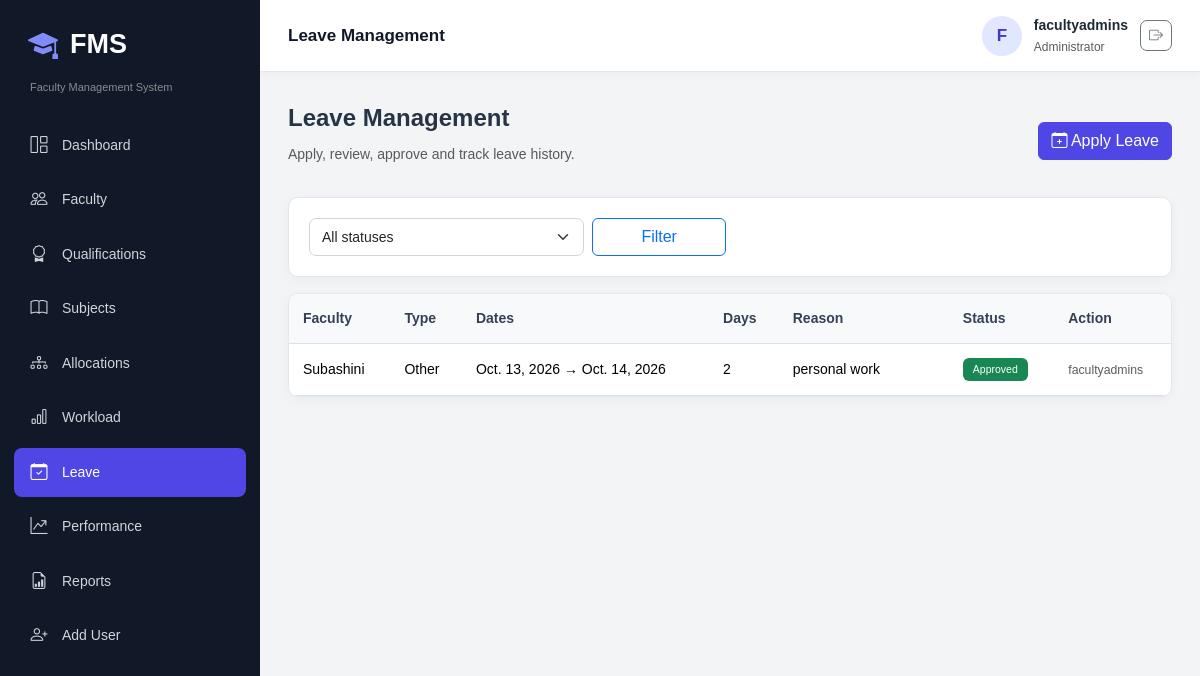
The app's page /leave/ (signed in) with its own data.
### fms_app/models.py (models this page shows, shortened)
class LeaveRequest(models.Model):
    LEAVE_TYPES = [('Casual', 'Casual'), ('Sick', 'Sick'), ('Emergency', 'Emergency'), ('Permission', 'Permission'), ('Other', 'Other')]
    STATUS_CHOICES = [('Pending', 'Pending'), ('Approved', 'Approved'), ('Rejected', 'Rejected')]
    faculty = models.ForeignKey(Faculty, on_delete=models.CASCADE, related_name='leaves')
    leave_type = models.CharField(max_length=20, choices=LEAVE_TYPES)
    from_date = models.DateField()
    to_date = models.DateField()
    number_of_days = models.PositiveIntegerField(default=1)
    reason = models.TextField()
    applied_date = models.DateTimeField(auto_now_add=True)
    status = models.CharField(max_length=20, choices=STATUS_CHOICES, default='Pending')
    approved_by = models.ForeignKey(User, on_delete=models.SET_NULL, null=True, blank=True, related_name='approved_leaves')
    approval_date = models.DateTimeField(null=True, blank=True)
    remarks = models.TextField(blank=True)

class Faculty(models.Model):
    EMPLOYMENT_CHOICES = [('Permanent', 'Permanent'), ('Contract', 'Contract'), ('Visiting', 'Visiting')]
    STATUS_CHOICES = [('Active', 'Active'), ('Inactive', 'Inactive')]
    GENDER_CHOICES = [('Male', 'Male'), ('Female', 'Female'), ('Other', 'Other')]
    faculty_id = models.CharField(max_length=30, unique=True)
    name = models.CharField(max_length=120)
    profile_photo = models.ImageField(upload_to='faculty/', blank=True, null=True)
    gender = models.CharField(max_length=20, choices=GENDER_CHOICES)
    dob = models.DateField(blank=True, null=True)
    email = models.EmailField(unique=True)
    phone = models.CharField(max_length=15)
    address = models.TextField(blank=True)
    department = models.ForeignKey(Department, on_delete=models.PROTECT)
    designation = models.CharField(max_length=80)
    joining_date = models.DateField()
    employment_type = models.CharField(max_length=20, choices=EMPLOYMENT_CHOICES)
    experience = models.DecimalField(max_digits=4, decimal_places=1, default=0)
    status = models.CharField(max_length=20, choices=STATUS_CHOICES, default='Active')
    user = models.OneToOneField(User, on_delete=models.SET_NULL, null=True, blank=True)
    created_at = models.DateTimeField(auto_now_add=True)
    updated_at = models.DateTimeField(auto_now=True)

### fms_app/views.py (the view)
@login_required
@role_required('ADMIN', 'HOD', 'FACULTY')
def leave_list(request):
    qs = LeaveRequest.objects.select_related('faculty', 'approved_by').order_by('-applied_date')
    if get_role(request.user) == 'HOD': qs = qs.filter(faculty__department=getattr(request.user.userprofile, 'department', None))
    if get_role(request.user) == 'FACULTY': qs = qs.filter(faculty__user=request.user)
    status = request.GET.get('status', '')
    if status: qs = qs.filter(status=status)
    return render(request, 'leave/list.html', {'leaves': qs, 'status': status, 'role': get_role(request.user)})

### fms_app/templates/leave/list.html (shortened to what this page needs)
{% extends 'base.html' %}
{% load static %}
{% block page_heading %}
Leave Management
{% endblock %}
{% block extra_css %}
    <link rel="stylesheet" href="{% static 'css/leave/leave.css' %}">
{% endblock %}
{% block content %}
<div class="leave-header d-flex justify-content-between flex-wrap gap-2 mb-3">
    <div>
        <div class="leave-title">
            Leave Management
        </div>
        <p class="text-muted">
            Apply, review, approve and track leave history.
        </p>
    </div>
    <a
        href="{% url 'leave_add' %}"
        class="apply-leave-btn btn btn-primary"
    >
        <i class="bi bi-calendar-plus"></i>
        Apply Leave
    </a>
</div>
<form
    class="leave-filter card card-body mb-3"
    method="get"
>
    <div class="filter-row row g-2">
        <div class="status-filter col-md-4">
            <select
                name="status"
                class="status-select form-select"
            >
                <option value="">
                    All statuses
                </option>
            </select>
        </div>
        <div class="filter-button col-md-2">
            <button
                type="submit"
                class="filter-btn btn btn-outline-primary"
            >
                Filter
            </button>
        </div>
    </div>
</form>
<div class="leave-list card">
    <div class="table-responsive">
        <table class="leave-table table align-middle mb-0">
            <thead>
                <tr>
                    <th>Faculty</th>
                    <th>Type</th>
                    <th>Dates</th>
                    <th>Days</th>
                    <th>Reason</th>
                    <th>Status</th>
                    <th>Action</th>
                </tr>
            </thead>
            <tbody>
                {% for l in leaves %}
                <tr class="leave-row">
                    <td>
                        {{ l.faculty.name }}
                    </td>
                    <td>
                        {{ l.leave_type }}
                    </td>
                    <td>
                        {{ l.from_date }} → {{ l.to_date }}
                    </td>
                    <td>
                        {{ l.number_of_days }}
                    </td>
                    <td class="leave-reason">
                        {{ l.reason }}
                    </td>
                    <td>
                        <span class="leave-status badge
                            {% if l.status == 'Approved' %}
                                text-bg-success
                            {% elif l.status == 'Rejected' %}
                                text-bg-danger
                            {% else %}
                                text-bg-warning
                            {% endif %}
                        ">
                            {{ l.status }}
                        </span>
                    </td>
                    <td>
                        {% if l.status == 'Pending' and role != 'FACULTY' %}
                        <div class="leave-actions d-flex gap-1">
                            <form
                                method="post"
                                action="{% url 'leave_action' l.pk 'approve' %}"
                            >
                                {% csrf_token %}
                                <button
                                    type="submit"
                                    class="approve-btn btn btn-sm btn-success"
                                >
                                    Approve
                                </button>
                            </form>
                            <form
                                method="post"
                                action="{% url 'leave_action' l.pk 'reject' %}"
                            >
                                {% csrf_token %}
                                <button
                                    type="submit"
                                    class="reject-btn btn btn-sm btn-outline-danger"
                                >
                                    Reject
                                </button>
                            </form>
                        </div>
                        {% else %}
                        <span class="approved-user text-muted small">
                            {{ l.approved_by.username|default:'Waiting' }}
                        </span>
                        {% endif %}
                    </td>
                </tr>
                {% endfor %}
            </tbody>
        </table>
    </div>
</div>
{% endblock %}

### fms_app/templates/base.html (shortened to what this page needs)
{% load static %}
<!doctype html>
<html lang="en">
<head>
    <link
        href="https://cdn.jsdelivr.net/npm/bootstrap@5.3.8/dist/css/bootstrap.min.css"
        rel="stylesheet"
    >
    <link
        href="https://cdn.jsdelivr.net/npm/bootstrap-icons@1.13.1/font/bootstrap-icons.css"
        rel="stylesheet"
    >
    <link rel="stylesheet" href="{% static 'css/base.css' %}">
    {% block extra_css %}{% endblock %}
</head>
<body>
<div class="app-shell">
    <aside class="sidebar" id="sidebar">
        <div class="brand">
            <i class="bi bi-mortarboard-fill"></i>
            <span>FMS</span>
        </div>
        <div class="small text-white-50 px-3 mb-2">
            Faculty Management System
        </div>
        <nav class="side-nav">
            <a href="{% url 'dashboard' %}">
                <i class="bi bi-grid-1x2"></i> Dashboard
            </a>
            <a href="{% url 'faculty_list' %}">
                <i class="bi bi-people"></i> Faculty
            </a>
            <a href="{% url 'qualification_list' %}">
                <i class="bi bi-award"></i> Qualifications
            </a>
            <a href="{% url 'subject_list' %}">
                <i class="bi bi-book"></i> Subjects
            </a>
            <a href="{% url 'allocation_list' %}">
                <i class="bi bi-diagram-3"></i> Allocations
            </a>
            <a href="{% url 'workload' %}">
                <i class="bi bi-bar-chart"></i> Workload
            </a>
            <a href="{% url 'leave_list' %}">
                <i class="bi bi-calendar-check"></i> Leave
            </a>
            <a href="{% url 'performance_list' %}">
                <i class="bi bi-graph-up-arrow"></i> Performance
            </a>
            {% if request.user.is_superuser or request.user.userprofile.role == 'ADMIN' %}
                <a href="{% url 'reports' %}">
                    <i class="bi bi-file-earmark-bar-graph"></i> Reports
                </a>
                <a href="{% url 'user_add' %}">
                    <i class="bi bi-person-plus"></i> Add User
                </a>
            {% endif %}
        </nav>
    </aside>
    <main class="main-area">
        <header class="topbar">
            <div>
                <strong>
                    {% block page_heading %}{% endblock %}
                </strong>
            </div>
            <div class="user-box">
                <div class="avatar">
                    {{ request.user.username|first|upper }}
                </div>
                <div class="d-none d-sm-block">
                    <div class="fw-semibold">
                        {{ request.user.get_full_name|default:request.user.username }}
                    </div>
                    <small class="text-muted">
                        {{ request.user.userprofile.get_role_display|default:'Administrator' }}
                    </small>
                </div>
                <form method="post" action="{% url 'logout' %}">
                    <button
                        type="submit"
                        class="btn btn-outline-secondary btn-sm"
                        title="Logout"
                        aria-label="Logout"
                    >
                        <i class="bi bi-box-arrow-right"></i>
                    </button>
                </form>
            </div>
        </header>
        <section class="page-content">
            {% block content %}{% endblock %}
        </section>
    </main>
</div>
</body>
</html>

### fms_app/static/css/base.css (style rules this page uses)
* { margin: 0; padding: 0; box-sizing: border-box; }
body { font-family: Arial, sans-serif; background-color: #f3f4f6; color: #1f2937; font-size: 14px; }
a { text-decoration: none; }
.app-shell { display: flex; min-height: 100vh; }
.sidebar { width: 260px; height: 100vh; background-color: #111827; color: white; position: fixed; top: 0; left: 0; padding: 22px 14px; overflow-y: auto; transition: 0.3s; z-index: 1040; }
.brand { display: flex; align-items: center; gap: 12px; padding: 0 14px; margin-bottom: 12px; font-size: 27px; font-weight: bold; color: white; }
.brand i { font-size: 30px; color: #818cf8; }
.sidebar .small { font-size: 11px; }
.side-nav { display: flex; flex-direction: column; gap: 5px; margin-top: 25px; }
.side-nav a { display: flex; align-items: center; gap: 13px; padding: 12px 15px; min-height: 45px; border-radius: 8px; color: #d1d5db; font-size: 14px; transition: 0.2s; }
.side-nav a i { width: 20px; font-size: 17px; text-align: center; }
.side-nav a.active { background-color: #4f46e5; color: white; }
.main-area { width: calc(100% - 260px); min-width: 0; margin-left: 260px; }
.topbar { height: 72px; background-color: white; display: flex; align-items: center; justify-content: space-between; padding: 12px 28px; position: sticky; top: 0; z-index: 1020; border-bottom: 1px solid #e5e7eb; box-shadow: 0 2px 8px rgba(0, 0, 0, 0.03); }
.topbar strong { font-size: 17px; color: #111827; }
.user-box { display: flex; align-items: center; gap: 12px; }
.avatar { width: 40px; height: 40px; border-radius: 50%; background-color: #e0e7ff; color: #4338ca; display: flex; align-items: center; justify-content: center; font-size: 17px; font-weight: bold; }
.user-box small { font-size: 12px; }
.page-content { padding: 28px; min-height: calc(100vh - 72px); }
.card { border: 1px solid #e5e7eb; border-radius: 12px; box-shadow: 0 3px 12px rgba(0, 0, 0, 0.04); }
.card-body { padding: 20px; }
.btn { border-radius: 7px; }
.btn-primary { background-color: #4f46e5; border-color: #4f46e5; }
.form-control, .form-select { min-height: 40px; border-radius: 7px; border-color: #d1d5db; font-size: 14px; }
.table { margin-bottom: 0; vertical-align: middle; }
.table thead th { background-color: #f9fafb; color: #4b5563; padding: 13px 15px; font-size: 12px; white-space: nowrap; }
.table tbody td { padding: 13px 15px; }

### fms_app/static/css/leave/leave.css (style rules this page uses)
.leave-title { font-size: 24px; font-weight: 600; margin-bottom: 8px; color: #263445; }
.leave-header { align-items: center; }
.submit-leave-btn, .cancel-leave-btn, .apply-leave-btn, .filter-btn { border-radius: 6px; }
.leave-filter { border: 1px solid #e3e8ef; border-radius: 10px; }
.status-select { min-height: 38px; }
.filter-btn { width: 100%; }
.leave-list { border: 1px solid #e3e8ef; border-radius: 10px; overflow: hidden; }
.leave-table thead th { background: #f8f9fa; color: #344054; font-size: 14px; font-weight: 600; white-space: nowrap; padding: 14px; }
.leave-table tbody td { padding: 14px; font-size: 14px; vertical-align: middle; }
.leave-reason { min-width: 150px; max-width: 250px; overflow-wrap: anywhere; }
.leave-status { font-weight: 500; padding: 6px 10px; }
.approved-user { white-space: nowrap; }

### records on screen
LeaveRequest: faculty.name "Subashini", leave_type "Other", from_date "Oct. 13, 2026", to_date "Oct. 14, 2026", number_of_days "2", reason "personal work", status "Approved", approved_by.username "facultyadmins"

### other values on screen
{{ request.user.username|first|upper }} "F"
{{ request.user.get_full_name|default:request.user.username }} "facultyadmins"
{{ request.user.userprofile.get_role_display|default:'Administrator' }} "Administrator"
